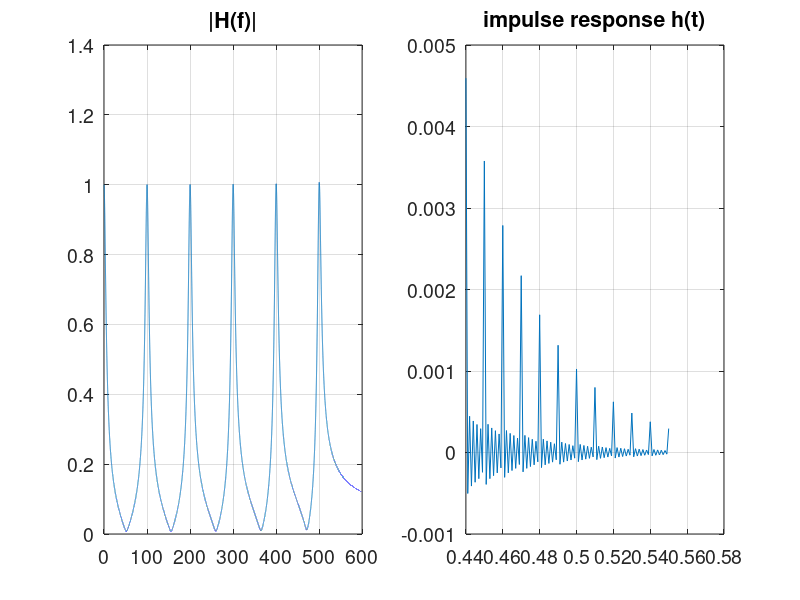

This chart was generated by the following MATLAB code:
% e6_11_resonator100.m   % Resonator filter transfer function and impulse response
clear; close all; set(0,'defaultAxesFontSize',14);
f=[0:0.01:600];
w=j*2*pi*f;
a=25;                         % value determined by trial and error to keep |h(0.5)|<0.001
Z=j*2*pi*[-500:100:500];      % Eleven zeros at 100 Hz intervals
P=Z-a;
N=poly(Z);D=poly(P);
H=1- polyval(N,w)./polyval(D,w);  % resonator transfer func is 1- H_comb
[R1 P1]=residue(N,D)
t=[0.44: 0.001: 0.55];        % plot only short window of h(t), as h(0) = 275
h=-real(R1.' *exp(P1*t));  % impulse response is sum of residues times e^(-poles)
subplot(121),plot(f,abs(H)),grid on, title('|H(f)|'), 
subplot(122),plot(t,h),grid on,title('impulse response h(t)')
